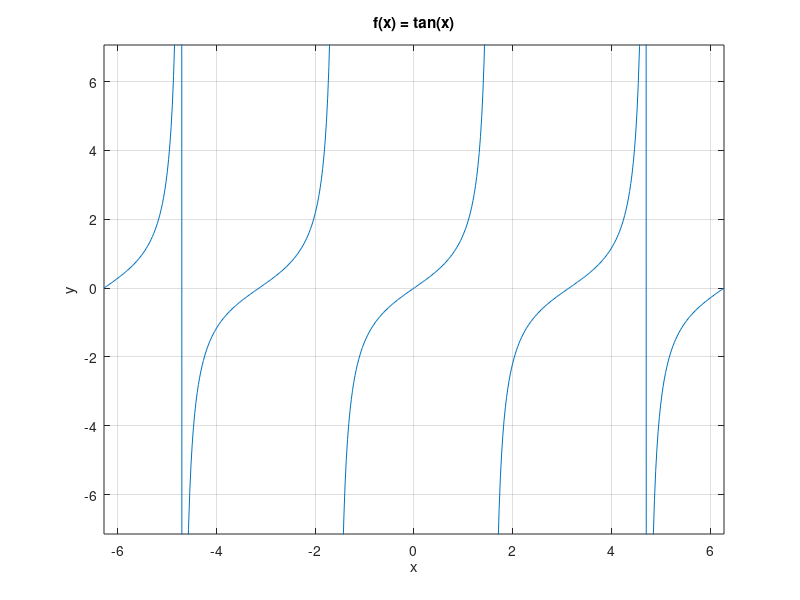

Write MATLAB code to recreate this figure. (Note: this script raises an error after producing the figure.)
ezplot('tan(x)')
grid on;
xlabel('x');
ylabel('y');
title('f(x) = tan(x)');

ax = gca;
ax.XAxisLocation = 'origin';
ax.YAxisLocation = 'origin';

hold on;
plot(0,0,'r*','LineWidth',3);
plot(pi,0,'r*','LineWidth',3);
plot(-pi,0,'r*','LineWidth',3);


legend('f(x)=tan(x)','stationary points')


